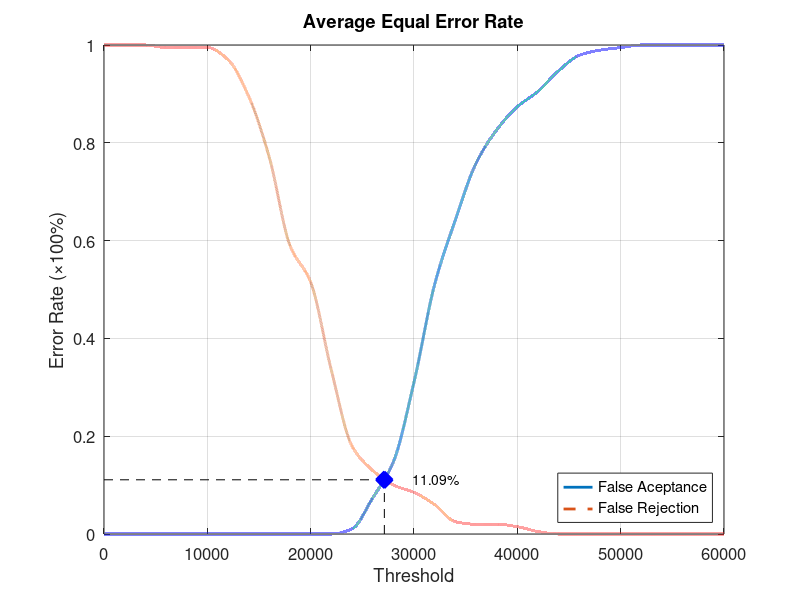
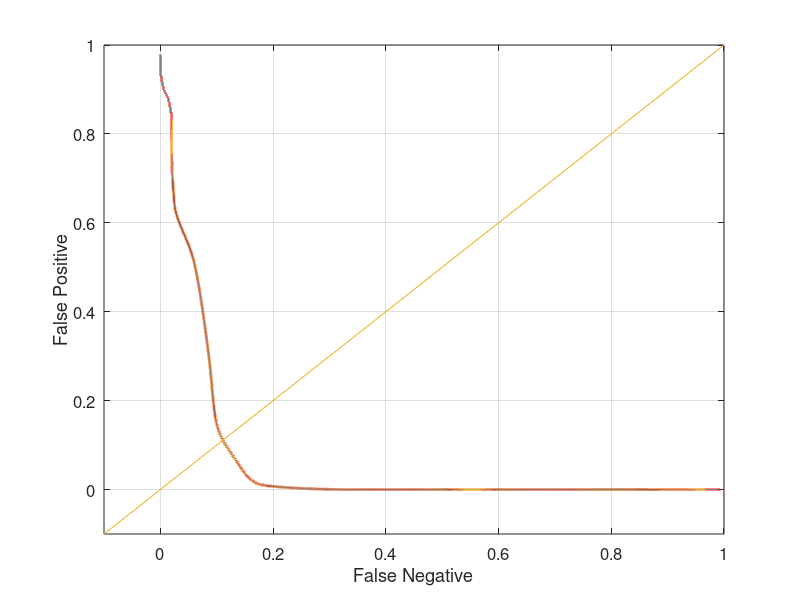

These charts were generated, in order, by the following MATLAB code:
function yEER = Database2_2
close all;
clear;
clc;
x = 0:2000:60000;
xq = 0:0.5:60000;

y0 = [0 0 0 0 0 0 0 0 0 0 0 0 0.0105263 0.0736842 0.147368 0.310526 0.510526 0.642105 0.757895 0.826316 0.873684 0.905263 0.947368 0.978947 0.989474 0.994737 1 1 1 1 1];
yy0 = interp1(x, y0, xq, 'pchip');
y1 = [1 1 1 0.995 0.995 0.995 0.97 0.895 0.77 0.59 0.515 0.335 0.18 0.13 0.1 0.085 0.06 0.025 0.02 0.02 0.015 0.005 0 0 0 0 0 0 0 0 0];
yy1 = interp1(x, y1, xq, 'pchip');

% Calculating EER: 
y2 = abs(y0 - y1);
find(y2 == min(y2))
yy2 = abs(yy0 - yy1);
xEER = find(yy2 == min(yy2));
xEERIndex = xq(xEER) % X-axis EER
yEER = yy0(xEER) % Y-axis EER

main = figure
plot(xq, yy0,'-','LineWidth', 2);	hold on
plot(xq, yy1,'--','LineWidth', 2);	hold on
plot([xEERIndex xEERIndex], [0 yEER], 'k--');	hold on
plot([0 xEERIndex], [yEER yEER], 'k--');	hold on
plot(xEERIndex, yEER, 'bx', 'LineWidth', 10);	hold on
text(xEERIndex + 10 * xEERIndex / 100, yEER, [num2str(round((10000 * yEER)) / 100) '%'])
legend('False Aceptance', 'False Rejection', 'Location', 'SouthEast')
xlabel('Threshold')
ylabel('Error Rate (\times100%)')
title('Average Equal Error Rate')
set(gca, 'FontSize', 12)
axis([0 60000 0 1])
grid on

print(main, 'Database2_2Main', '-dpng');
FNRxFPR = figure('Color', [1 1 1]);
plot(yy1, yy0, '-', yy1, yy0, 'LineWidth', 2);
hold on
y = -0.1:0.1:1
plot(y, y); 
set(gca, 'FontSize', 12)
xlabel('False Negative')
ylabel('False Positive')
axis([-0.1 1 -0.1 1])
set(gca, 'FontSize', 12)
grid on

print(FNRxFPR, 'Database2_2FNRxFPR','-dpng');
end
